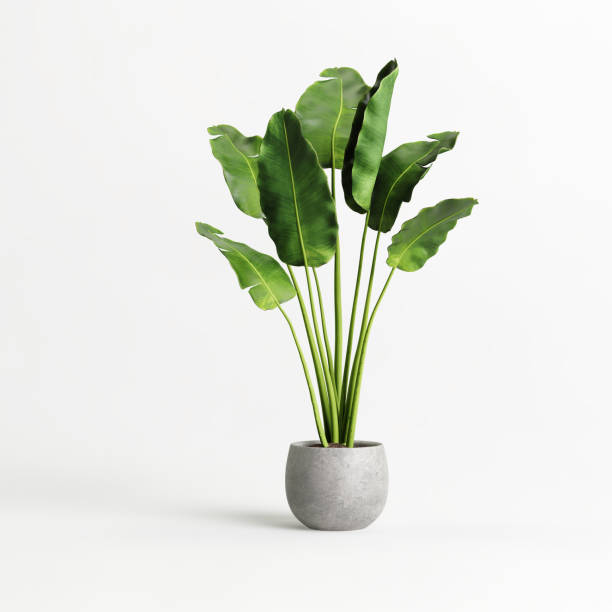
#> input picture pp.jpg, 612 x 612 px
$ python -i object_detector.py   (imports and definitions only)
#> lines starting #> are read from the running program, lines starting #| are printed output that depends on the picture; after the words box and inside, x2 and y2 are one past the last pixel; in counts of white or black regions, pixels touching at a corner belong together
#> further down, picture is the input picture: shape (612, 612, 3); mean B, G, R 222.4, 230.1, 227.1
import cv2


class HomogeneousBgDetector():
    def __init__(self):
        pass

    def detect_objects(self, frame):

        gray = cv2.cvtColor(frame, cv2.COLOR_BGR2GRAY)
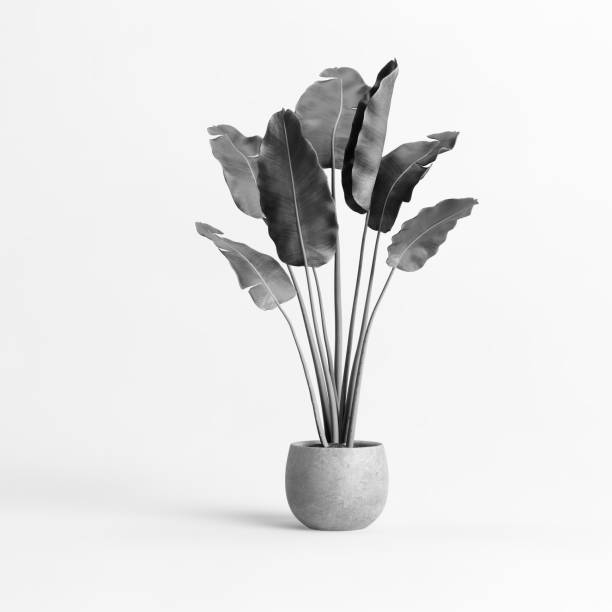
#> gray: shape (612, 612); min 0, max 255, mean 228.4


        mask = cv2.adaptiveThreshold(gray, 255, cv2.ADAPTIVE_THRESH_MEAN_C, cv2.THRESH_BINARY_INV, 11, 5)
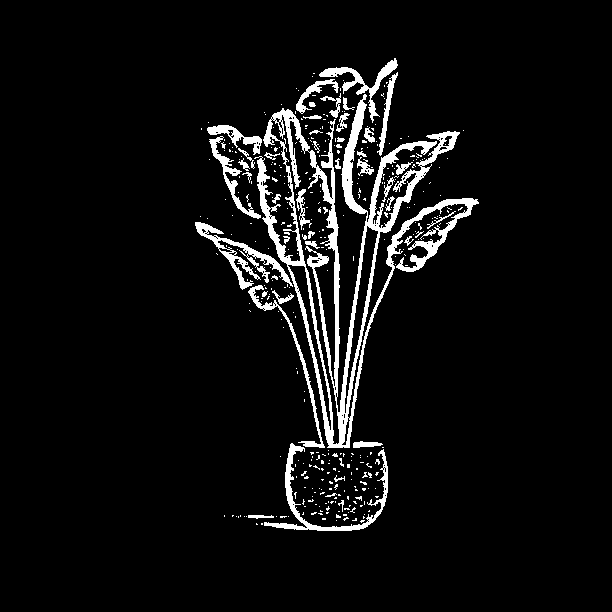
#> mask: shape (612, 612); 6% white; 367 white regions (323 under 20 px)


        contours, _ = cv2.findContours(mask, cv2.RETR_EXTERNAL, cv2.CHAIN_APPROX_SIMPLE)
#> contours = 340 contours, 310 with area under 20; largest, box (x1, y1, x2, y2) and area: (254, 94, 479, 448) 18719, (195, 222, 293, 290) 1138, (264, 443, 388, 531) 1093, (319, 58, 398, 123) 734, (248, 285, 325, 448) 574


        objects_contours = []

        for cnt in contours:
            area = cv2.contourArea(cnt)
            if area > 2000:

                objects_contours.append(cnt)
#> this loop made 340 passes
#> area on passes 16, 327: 43.5, 18719
#> after the loop, objects_contours = 1 contour; box (x1, y1, x2, y2) and area: (254, 94, 479, 448) 18719

        return objects_contours

>>> import cv2
>>> picture = cv2.imread('pp.jpg')
>>> result = HomogeneousBgDetector().detect_objects(picture)
#> result has the same summary as objects_contours in detect_objects
